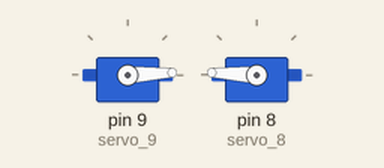
Bench run of a sketch on a simulated Arduino Uno, built with avr-gcc and run on an emulated ATmega328P. Shown: 2 × servo.

Above: at 0.05 s.
At 1.35 s:
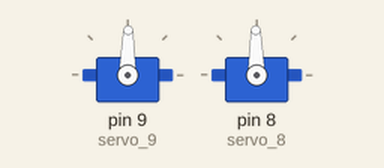
At 2.65 s:
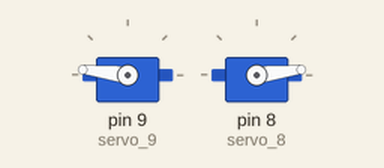
At 5.25 s:
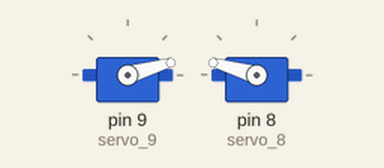
Timing chart, 0 to 7.1 s (numbered marks = the images above):
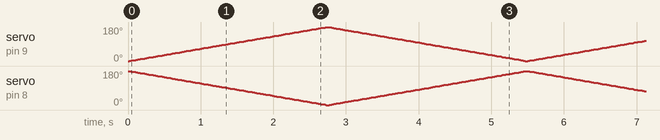

The sketch:

sketch_jan19a.ino
```cpp
// C++ code
//

#include <Servo.h>

int pos = 0;

Servo servo_9;
Servo servo_8;

void setup()
{
  servo_9.attach(9, 500, 2500);
  servo_8.attach(8, 500, 2500);

}

void loop()
{
  // sweep the servo from 0 to 180 degrees in steps
  // of 1 degrees
  for (pos = 0; pos <= 180; pos += 1) {
    // tell servo to go to position in variable 'pos'
    servo_9.write(pos);
    servo_8.write(180- pos);
    // wait 15 ms for servo to reach the position
    delay(15); // Wait for 15 millisecond(s)
  }
  for (pos = 180; pos >= 0; pos -= 1) {
    // tell servo to go to position in variable 'pos'
    servo_9.write(pos);
    servo_8.write(180- pos);
    // wait 15 ms for servo to reach the position
    delay(15); // Wait for 15 millisecond(s)
  }
}
```
